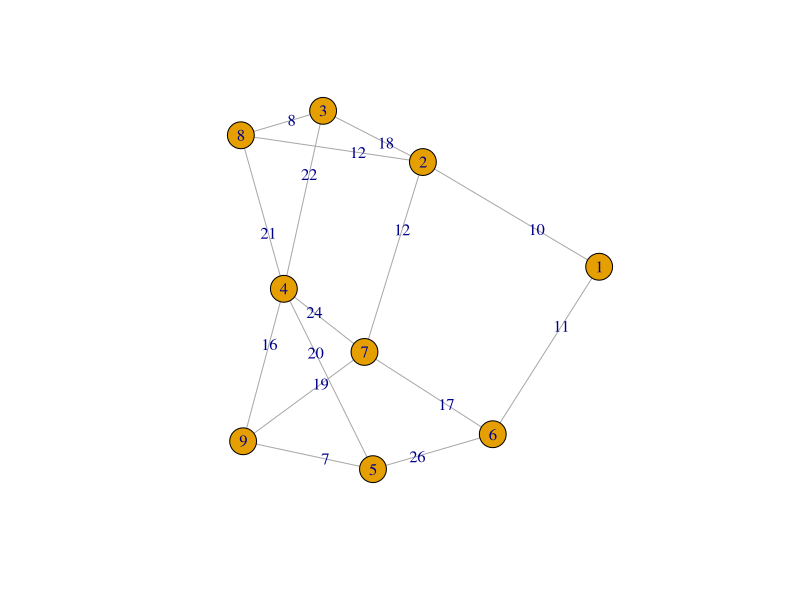
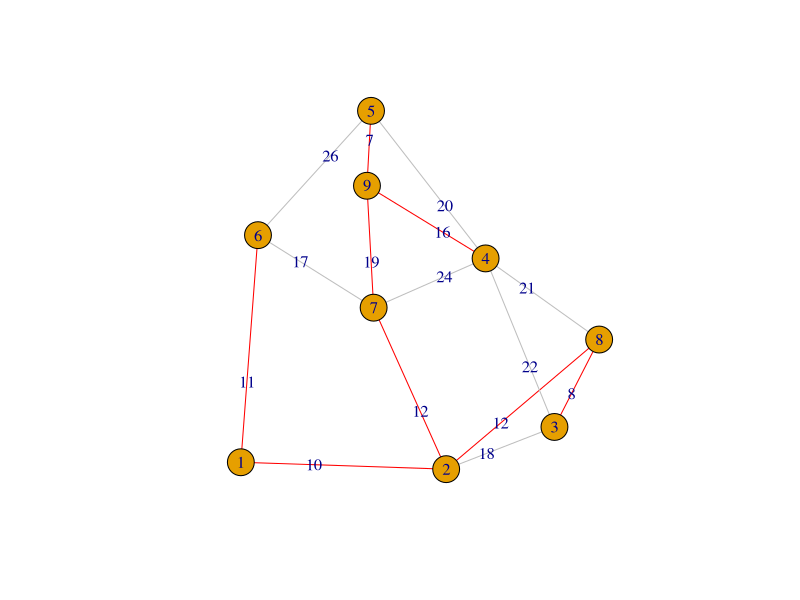
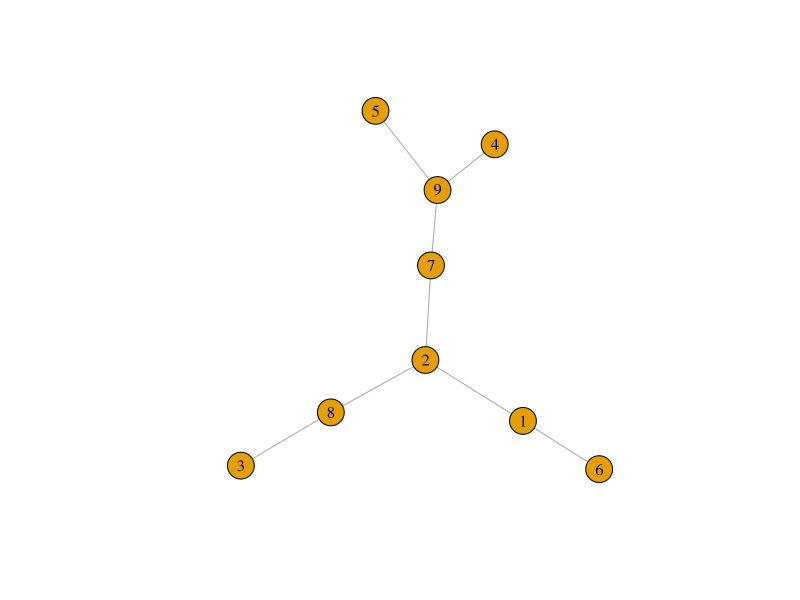

Source code (R) for these figures, in order:
## ---- chunk 1
library(igraph)
adjm <- matrix(c(0,10,0,0,0,11,0,0,0,
                 10,0,18,0,0,0,12,12,0,
                 0,18,0,22,0,0,0,8,0,
                 0,0,22,0,20,0,24,21,16,
                 0,0,0,20,0,26,0,0,7,
                 11,0,0,0,26,0,17,0,0,
                 0,12,0,24,0,17,0,0,19,
                 0,12,8,21,0,0,0,0,0,
                 0,0,0,16,7,0,19,0,0),nrow = 9)
g2 <- graph_from_adjacency_matrix(adjm, weighted=TRUE, mode="undirected")

plot(g2, edge.label = E(g2)$weight) #edge.width=E(g2)$weight #edge.width=edge.betweenness(g2)
## ---- chunk 2
V <- matrix(c(0, 10, Inf, Inf, Inf, 11, Inf, Inf, Inf,
10, 0, 18, Inf, Inf, Inf, 12, 12, Inf,
Inf, 18, 0, 22, Inf, Inf, Inf, 8, Inf,
Inf, Inf, 22, 0, 20, Inf, 24, 21, 16,
Inf, Inf, Inf, 20, 0, 26, Inf, Inf, 7,
11, Inf, Inf, Inf, 26, 0, 17, Inf, Inf,
Inf, 12, Inf, 24, Inf, 17, 0, Inf, 19,
Inf, 12, 8, 21, Inf, Inf, Inf, 0, Inf,
Inf, Inf, Inf, 16, 7, Inf, 19, Inf, 0), nrow = 9, ncol = 9, byrow = TRUE)

kruskal <- function(V) {
A <- V
m <- nrow(A)
k <- 1:m # k is a vector to store the Connected Components
F <- matrix(0, nrow = m - 1, ncol = 3)
i <- 0

while (i != m - 1) {
min_edges <- apply(A, 1, min) # find the minimum edge start from each row (point)
d <- which(min_edges == min(min_edges))[1] # find the end point index
b <- which(A[d, ] == min_edges[d])[1]# find the start point index




if (k[d] != k[b]) { # check if the two vertices (points) are in the same connected component
i <- i + 1
F[i, ] <- c(d, b, A[d, b]) # assign the minimum edge to result
t <- k[b] # store the connected component
k[b] <- k[d] # make the two points in the same connected component

for (j in 1:m) { # search other points that should be updated in the new connected component
if (k[j] == t) {
k[j] <- k[d]
}
}


}


A[d, b] <- Inf; A[b, d] <- Inf # set the value to Inf
}
return(F)
}

kruskal(V)
## ---- chunk 3
V <- matrix(c(0, 10, Inf, Inf, Inf, 11, Inf, Inf, Inf,
10, 0, 18, Inf, Inf, Inf, 12, 12, Inf,
Inf, 18, 0, 22, Inf, Inf, Inf, 8, Inf,
Inf, Inf, 22, 0, 20, Inf, 24, 21, 16,
Inf, Inf, Inf, 20, 0, 26, Inf, Inf, 7,
11, Inf, Inf, Inf, 26, 0, 17, Inf, Inf,
Inf, 12, Inf, 24, Inf, 17, 0, Inf, 19,
Inf, 12, 8, 21, Inf, Inf, Inf, 0, Inf,
Inf, Inf, Inf, 16, 7, Inf, 19, Inf, 0), nrow = 9, ncol = 9, byrow = TRUE)

kruskal <- function(V) {
A <- V
m <- nrow(A)
k <- 1:m # k is a vector to store the Connected Components
F <- matrix(0, nrow = m - 1, ncol = 3)
i <- 0

while (i != m - 1) {
min_edges <- apply(A, 1, min) # find the minimum edge start from each row (point)
d <- which(min_edges == min(min_edges))[1] # find the end point index
b <- which(A[d, ] == min_edges[d])[1]# find the start point index




if (k[d] != k[b]) { # check if the two vertices (points) are in the same connected component
i <- i + 1
F[i, ] <- c(d, b, A[d, b]) # assign the minimum edge to result
t <- k[b] # store the connected component
k[b] <- k[d] # make the two points in the same connected component



}


A[d, b] <- Inf; A[b, d] <- Inf # set the value to Inf
}
return(F)
}

kruskal(V)
## ---- chunk 4
library(igraph)
adjm <- matrix(c(0,10,0,0,0,11,0,0,0,
                 10,0,18,0,0,0,12,12,0,
                 0,18,0,22,0,0,0,8,0,
                 0,0,22,0,20,0,24,21,16,
                 0,0,0,20,0,26,0,0,7,
                 11,0,0,0,26,0,17,0,0,
                 0,12,0,24,0,17,0,0,19,
                 0,12,8,21,0,0,0,0,0,
                 0,0,0,16,7,0,19,0,0),nrow = 9)


g2 <- graph_from_adjacency_matrix(adjm, weighted=TRUE, mode="undirected")

edgecolor=rep("gray",nrow(as.data.frame(get.edgelist(g2))))
edgecolor[c(13,7,1,2,4,5,11,15)]="red"

plot(g2, edge.label = E(g2)$weight,edge.color=edgecolor)
## ---- chunk 5
g_mst <- mst(g2)
plot(g_mst)
## ---- chunk 6
?apply
## ---- chunk 7
V <- matrix(c(Inf, 10, Inf, Inf, Inf, 11, Inf, Inf, Inf,
10, Inf, 18, Inf, Inf, Inf, 12, 12, Inf,
Inf, 18, Inf, 22, Inf, Inf, Inf, 8, Inf,
Inf, Inf, 22, Inf, 20, Inf, 24, 21, 16,
Inf, Inf, Inf, 20, Inf, 26, Inf, Inf, 7,
11, Inf, Inf, Inf, 26, Inf, 17, Inf, Inf,
Inf, 12, Inf, 24, Inf, 17, Inf, Inf, 19,
Inf, 12, 8, 21, Inf, Inf, Inf, Inf, Inf,
Inf, Inf, Inf, 16, 7, Inf, 19, Inf, Inf), nrow = 9, ncol = 9, byrow = TRUE)
min_edges <- apply(V, 1, min)
min_edges

## ---- chunk 8
min(min_edges)
## ---- chunk 9
min_edges == min(min_edges)
## ---- chunk 10
d <- which(min_edges == min(min_edges))[1]
d
## ---- chunk 11
b <- which(V[d, ] == min_edges[d])[1]
b
## ---- chunk 12
min_edges[d]
## ---- chunk 13
V[d, ]
## ---- chunk 14
V[d, ] == min_edges[d]
